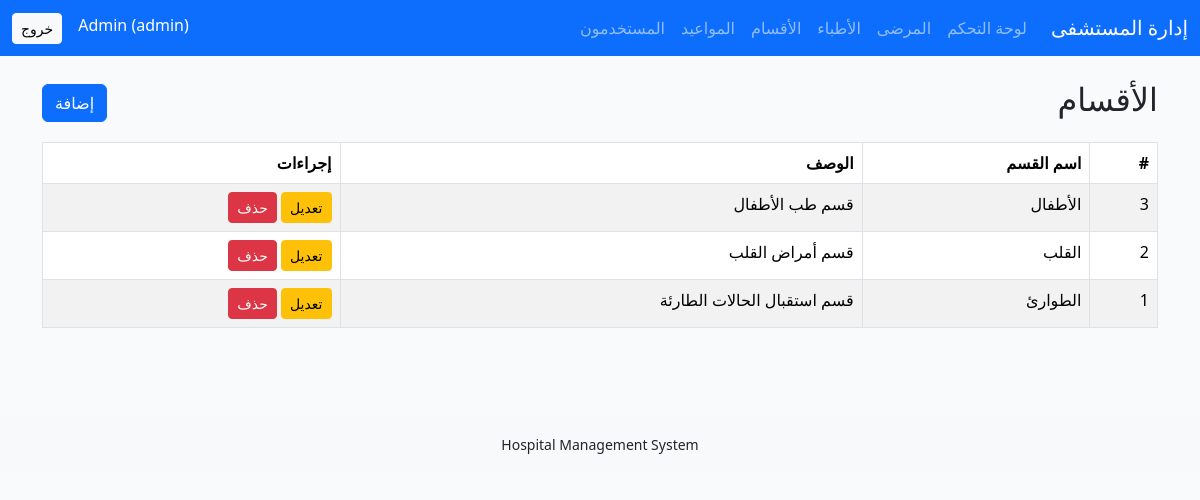
The page /departments/index.php (signed in) on the database its author committed.
### tables this page shows
CREATE TABLE departments (
  id INT AUTO_INCREMENT PRIMARY KEY,
  name VARCHAR(100) NOT NULL UNIQUE,
  description TEXT
);

### includes/functions.php (called while the page is built, shortened)
<?php
function e($v)
{
    return htmlspecialchars((string)$v, ENT_QUOTES, 'UTF-8');
}

### departments/index.php (the view, shortened to what this page needs)
<?php require_once '../config/db.php';
require_once '../includes/header.php';
$rows = $pdo->query('SELECT * FROM departments ORDER BY id DESC')->fetchAll(); ?>
<div class="d-flex justify-content-between align-items-center mb-3">
    <h2>الأقسام</h2><a class="btn btn-primary" href="create.php">إضافة</a>
</div>
<table class="table table-bordered table-striped">
    <thead>
        <tr>
            <th>#</th>
            <th>اسم القسم</th>
            <th>الوصف</th>
            <th>إجراءات</th>
        </tr>
    </thead>
    <tbody><?php foreach ($rows as $r): ?><tr>
                <td><?= e($r['id']) ?></td>
                <td><?= e($r['name']) ?></td>
                <td><?= e($r['description']) ?></td>
                <td><a class="btn btn-sm btn-warning" href="edit.php?id=<?= e($r['id']) ?>">تعديل</a>
                    <form class="delete-form d-inline" method="post" action="delete.php"><button class="btn btn-sm btn-danger">حذف</button></form>
                </td>
            </tr><?php endforeach; ?></tbody>
</table><?php require_once '../includes/footer.php'; ?>

### assets/css/style.css (style rules this page uses)
body { background:#f8fafc }
.table { background:white }

### rows shown on the page
departments: id "3", name "الأطفال", description "قسم طب الأطفال"
departments: id "2", name "القلب", description "قسم أمراض القلب"
departments: id "1", name "الطوارئ", description "قسم استقبال الحالات الطارئة"

### other values the page prints
current_user()['name'] "Admin"
current_user()['role'] "admin"
